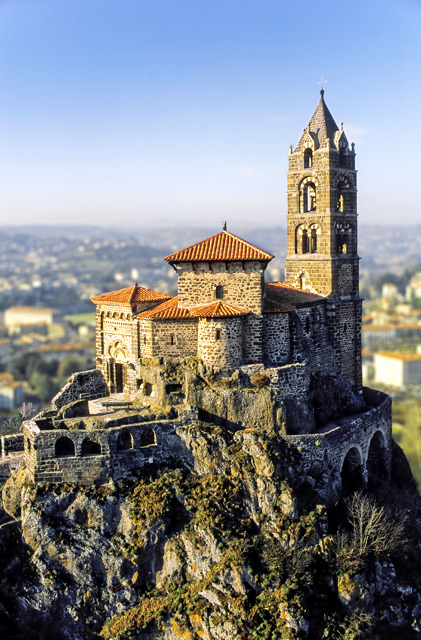
#> input picture data/data_test/le-puy-en-velay-2.jpg, 421 x 640 px, found by its file name
$ python resize_random_img.py
#> lines starting #> are read from the running program, lines starting #| are printed output that depends on the picture
import cv2


def resize(image_path):
#> called with image_path = 'data/data_test/le-puy-en-velay-2.jpg'
    img = cv2.imread(image_path)
#> img is the input picture: shape (640, 421, 3); mean B, G, R 136.3, 132.3, 129.5
    image_resized = cv2.resize(img, (224, 224), interpolation=cv2.INTER_CUBIC)
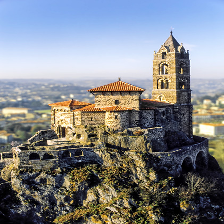
#> image_resized: shape (224, 224, 3); mean B, G, R 136.4, 132.4, 129.5
    cv2.imwrite("le_puy_en_velay.jpg", image_resized)


if __name__ == "__main__":
    resize("data/data_test/le-puy-en-velay-2.jpg")

$ run again, with data/data_test/Lycee1.jpg copied over data/data_test/le-puy-en-velay-2.jpg
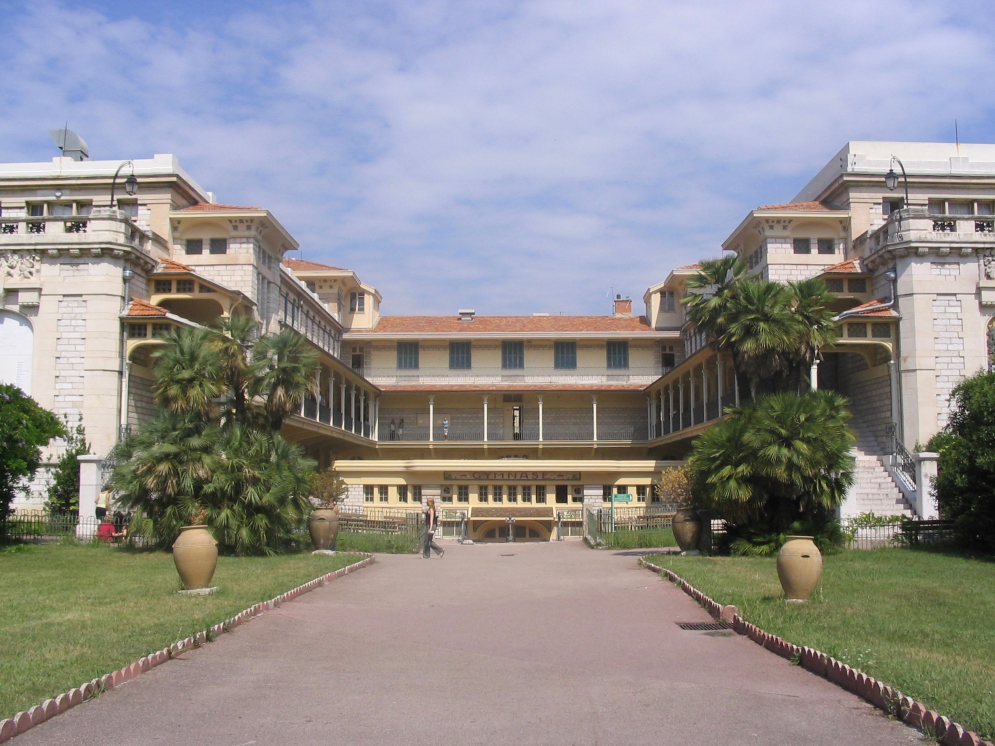
#> input picture data/data_test/Lycee1.jpg, 1990 x 1492 px, found by its file name (shown at 1/2 size)
#> in resize, img is the input picture: shape (1492, 1990, 3); mean B, G, R 143, 142.5, 145.2
#> in resize, `image_resized = cv2.resize(img, (224, 224), interpolation=cv2.INTER_CU..`:
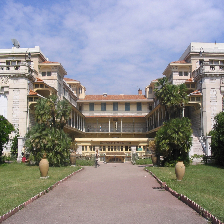
#> image_resized: shape (224, 224, 3); mean B, G, R 143, 142.5, 145.2

$ run again, with data/data_test/Orange-Roman-Theatre1.jpg copied over data/data_test/le-puy-en-velay-2.jpg
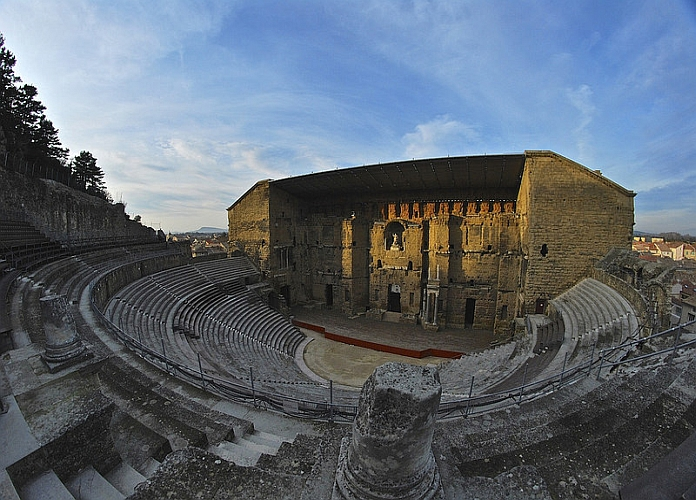
#> input picture data/data_test/Orange-Roman-Theatre1.jpg, 696 x 500 px, found by its file name
#> in resize, img is the input picture: shape (500, 696, 3); mean B, G, R 113.7, 103.2, 94.1
#> in resize, `image_resized = cv2.resize(img, (224, 224), interpolation=cv2.INTER_CU..`:
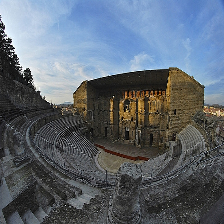
#> image_resized: shape (224, 224, 3); mean B, G, R 113.7, 103.2, 94.1

$ run again, with data/data_test/major.jpg copied over data/data_test/le-puy-en-velay-2.jpg
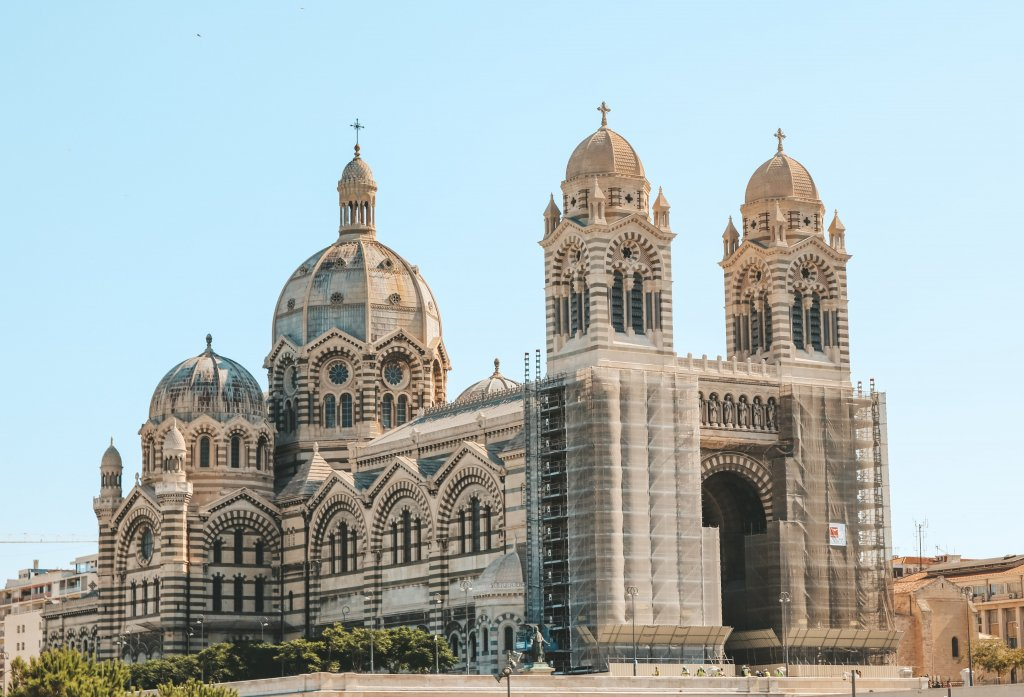
#> input picture data/data_test/major.jpg, 1024 x 697 px, found by its file name
#> in resize, img is the input picture: shape (697, 1024, 3); mean B, G, R 181.2, 181.3, 170
#> in resize, `image_resized = cv2.resize(img, (224, 224), interpolation=cv2.INTER_CU..`:
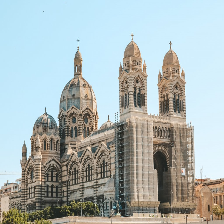
#> image_resized: shape (224, 224, 3); mean B, G, R 181.2, 181.3, 170
